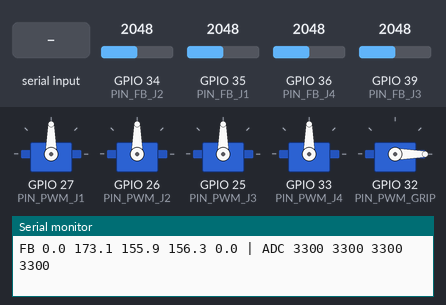
The sketch below on a simulated ESP32. Parts: 5 × servo, the last lines printed to the serial monitor. Inputs (shaded band) come from the test bench; at power-on: GPIO 34 (PIN_FB_J2) = 2048, GPIO 35 (PIN_FB_J1) = 2048, GPIO 36 (PIN_FB_J4) = 2048, GPIO 39 (PIN_FB_J3) = 2048 (analog values on the 0–4095 scale). EEPROM starts erased.

Above: at 1.7 s.
1.8 s: "SET 90 45 200 10 150\n" received over Serial
At 2.27 s:
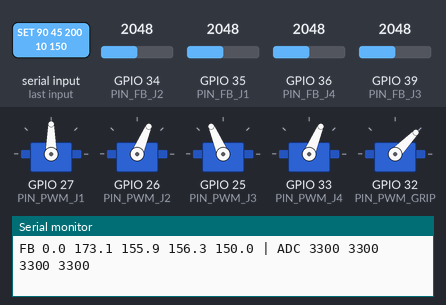
At 4.7 s:
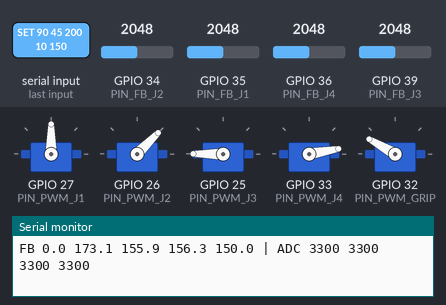
Timing chart, 0 to 6.2 s (numbered marks = the images above; inputs shaded):
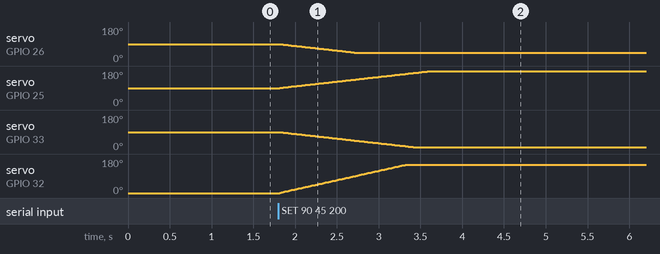

The sketch:

esp32_dualcore_controller.ino
```cpp
/*
  =============================================================================
  FIRMWARE ESP32 DUAL-CORE ĐIỀU KHIỂN ROBOT ARM ASSARM & TRẢ VỀ FEEDBACK ADC
  =============================================================================
  Phần cứng: ESP32-WROOM-32 (2 Core 240MHz, FreeRTOS)
  Nạp từ: Laptop hoặc Raspberry Pi 4B qua cáp Micro-USB / Type-C.

  PHÂN CHIA 2 CORE:
    - CORE 1 (ServoTask):
        + Nhận lệnh góc mong muốn từ Pi 4B / Laptop.
        + Xuất xung PWM 50 Hz điều khiển 5 servo (J1..J4 và Gripper).
        + Nội suy mượt mà từng chu kỳ 20ms tránh rung giật cơ cấu.
    - CORE 0 (FeedbackTask):
        + Đọc ADC 12-bit trên các chân hồi tiếp (oversampling 16 mẫu lọc nhiễu).
        + Tính toán điện áp Wiper (nhân tỷ số cầu chia áp 2.0).
        + Nội suy 2 đoạn (0° - 90° - 180°) ra góc feedback thực tế.
        + Truyền liên tục chuỗi Feedback UART lên Pi 4B/Laptop ở tần số 20 Hz.

  SƠ ĐỒ CHÂN (THEO sodonguyenly_calibservo CHUẨN):
    - Khớp 1 (TD8120MG):           PWM = GPIO27 (Pin 12) | Feedback = GPIO35 (Pin 7)
    - Khớp 2 (RDS3120MG):          PWM = GPIO26 (Pin 11) | Feedback = GPIO34 (Pin 6)
    - Khớp 3 (MG995):              PWM = GPIO25 (Pin 10) | Feedback = GPIO39 / SENSOR_VN (Pin 5)
    - Khớp 4 (MG995):              PWM = GPIO33 (Pin 9)  | Feedback = GPIO36 / SENSOR_VP (Pin 4)
    - Servo 5 (MG996R độ 360):     PWM = GPIO32 (Pin 8)  | Không có chân FB

  GIAO THỨC UART (115200 baud):
    - Lệnh từ Pi 4B gửi xuống: "SET <deg1> <deg2> <deg3> <deg4> <degGrip>\n"
    - ESP32 trả về liên tục:  "FB <deg1> <deg2> <deg3> <deg4> <degGrip> | ADC <mv1> <mv2> <mv3> <mv4> <mvGrip>\n"
  =============================================================================
*/

#include <Arduino.h>
#include <ESP32Servo.h>
#include <Preferences.h>

// ================== CẤU HÌNH CHÂN PHẦN CỨNG CHUẨN ==================
const int PIN_PWM_J1    = 27;  // IO27 (Pin 12)
const int PIN_PWM_J2    = 26;  // IO26 (Pin 11)
const int PIN_PWM_J3    = 25;  // IO25 (Pin 10)
const int PIN_PWM_J4    = 33;  // IO33 (Pin 9)
const int PIN_PWM_GRIP  = 32;  // IO32 (Pin 8) - Servo 5 (MG996R do 360, khong co FB)

const int PIN_FB_J1     = 35;  // IO35 (Pin 7)
const int PIN_FB_J2     = 34;  // IO34 (Pin 6)
const int PIN_FB_J3     = 39;  // SENSOR_VN (Pin 5)
const int PIN_FB_J4     = 36;  // SENSOR_VP (Pin 4)

const float RATIO_DIVIDER = 2.0f; // Cầu chia áp 47k + 47k = 2.0

// ================== KHỞI TẠO ĐỐI TƯỢNG VÀ BIẾN ==================
Servo servoJ1, servoJ2, servoJ3, servoJ4, servoGrip;
Preferences prefs;

// Biến góc lệnh mục tiêu (chia sẻ giữa 2 core, bảo vệ bằng Spinlock)
portMUX_TYPE targetMux = portMUX_INITIALIZER_UNLOCKED;
volatile float targetJ1 = 90.0f;    // Home = 90 độ (duỗi thẳng)
volatile float targetJ2 = 90.0f;
volatile float targetJ3 = 90.0f;
volatile float targetJ4 = 90.0f;
volatile float targetGrip = 0.0f;   // Gripper mở = 0 độ

// Biến góc feedback đo được
volatile float currentFbJ1 = 90.0f;
volatile float currentFbJ2 = 90.0f;
volatile float currentFbJ3 = 90.0f;
volatile float currentFbJ4 = 90.0f;
volatile float currentFbGrip = 0.0f;

volatile int currentAdcJ1 = 1600;
volatile int currentAdcJ2 = 3200;
volatile int currentAdcJ3 = 3300;
volatile int currentAdcJ4 = 3300;

// Bảng thông số hiệu chuẩn mặc định (sẽ nạp từ flash nếu có)
struct CalibData {
  int pMin;
  int pMax;
  int a0;
  int aMid;
  int a180;
};

// Thông số hiệu chuẩn thực tế sau khi đo đạc Calib
CalibData calJ1 = {590, 2500, 2958, 1894, 890};   // TD8120MG (đảo chiều: a0 > a180)
CalibData calJ2 = {500, 2420, 306,  1828, 3422};  // RDS3120MG
CalibData calJ3 = {500, 2500, 362,  2028, 3766};  // MG995 SV3
CalibData calJ4 = {500, 2500, 340,  2016, 3758};  // MG995 SV4

// ================== HÀM NỘI SUY 2 ĐOẠN (0 - 90 - 180) ==================
float mvToAngle(int mv, const CalibData& c, bool reversed = false) {
  float deg = 0.0f;
  if (!reversed) {
    if (mv <= c.aMid) {
      deg = (c.aMid == c.a0) ? 0.0f : (float)(mv - c.a0) * 90.0f / (float)(c.aMid - c.a0);
    } else {
      deg = (c.a180 == c.aMid) ? 90.0f : 90.0f + (float)(mv - c.aMid) * 90.0f / (float)(c.a180 - c.aMid);
    }
  } else {
    // Trường hợp servo đảo chiều (điện áp giảm khi góc tăng, vd TD8120MG)
    if (mv >= c.aMid) {
      deg = (c.a0 == c.aMid) ? 0.0f : (float)(c.a0 - mv) * 90.0f / (float)(c.a0 - c.aMid);
    } else {
      deg = (c.aMid == c.a180) ? 90.0f : 90.0f + (float)(c.aMid - mv) * 90.0f / (float)(c.aMid - c.a180);
    }
  }
  return constrain(deg, 0.0f, 180.0f);
}

// Đọc ADC trung bình 16 mẫu có oversampling
int readFilteredMv(int pin) {
  long sum = 0;
  for (int i = 0; i < 16; i++) {
    sum += analogReadMilliVolts(pin);
  }
  int pinMv = sum / 16;
  return (int)(pinMv * RATIO_DIVIDER); // Điện áp thực tế tại cần gạt wiper
}

// ===========================================================================
// CORE 0 TASK: ĐỌC SENSOR ADC LIÊN TỤC & TRUYỀN THÔNG TIN UART LÊN PI 4B/LAPTOP
// ===========================================================================
void TaskCore0_Feedback(void *pvParameters) {
  TickType_t xLastWakeTime = xTaskGetTickCount();
  const TickType_t xFrequency = pdMS_TO_TICKS(50); // Chu kỳ 50ms = 20 Hz (hoặc 20ms = 50Hz)

  for (;;) {
    // 1. Đọc điện áp Wiper từ 4 kênh ADC
    int mv1 = readFilteredMv(PIN_FB_J1);
    int mv2 = readFilteredMv(PIN_FB_J2);
    int mv3 = readFilteredMv(PIN_FB_J3);
    int mv4 = readFilteredMv(PIN_FB_J4);

    // 2. Nội suy ra góc feedback thực tế
    float fb1 = mvToAngle(mv1, calJ1, true);   // J1 đảo chiều
    float fb2 = mvToAngle(mv2, calJ2, false);
    float fb3 = mvToAngle(mv3, calJ3, false);
    float fb4 = mvToAngle(mv4, calJ4, false);

    portENTER_CRITICAL(&targetMux);
    currentFbJ1 = fb1;
    currentFbJ2 = fb2;
    currentFbJ3 = fb3;
    currentFbJ4 = fb4;
    currentAdcJ1 = mv1;
    currentAdcJ2 = mv2;
    currentAdcJ3 = mv3;
    currentAdcJ4 = mv4;
    float gripFb = targetGrip; // Gripper phản hồi theo lệnh nếu không có potentiometer
    portEXIT_CRITICAL(&targetMux);

    // 3. Gửi chuỗi telemetry qua cổng Serial lên Laptop hoặc Pi 4B
    // Cú pháp: FB <s1> <s2> <s3> <s4> <grip> | ADC <a1> <a2> <a3> <a4>
    Serial.printf("FB %.1f %.1f %.1f %.1f %.1f | ADC %d %d %d %d\n",
                  fb1, fb2, fb3, fb4, gripFb, mv1, mv2, mv3, mv4);

    vTaskDelayUntil(&xLastWakeTime, xFrequency);
  }
}

// Tự động nạp thông số hiệu chuẩn đã lưu từ các sketch calib (Preferences Flash)
void loadAllCalibFromFlash() {
  Preferences p;
  if (p.begin("td8120_s1", true)) {
    calJ1.pMin = p.getInt("pMin", calJ1.pMin);
    calJ1.pMax = p.getInt("pMax", calJ1.pMax);
    calJ1.a0   = p.getInt("a0", calJ1.a0);
    calJ1.aMid = p.getInt("aMid", calJ1.aMid);
    calJ1.a180 = p.getInt("a180", calJ1.a180);
    p.end();
  }
  if (p.begin("rds3120_s2", true)) {
    calJ2.pMin = p.getInt("pMin", calJ2.pMin);
    calJ2.pMax = p.getInt("pMax", calJ2.pMax);
    calJ2.a0   = p.getInt("a0", calJ2.a0);
    calJ2.aMid = p.getInt("aMid", calJ2.aMid);
    calJ2.a180 = p.getInt("aMax", calJ2.a180);
    p.end();
  }
  if (p.begin("mg995_s3", true)) {
    calJ3.pMin = p.getInt("pMin", calJ3.pMin);
    calJ3.pMax = p.getInt("pMax", calJ3.pMax);
    calJ3.a0   = p.getInt("a0", calJ3.a0);
    calJ3.aMid = p.getInt("aMid", calJ3.aMid);
    calJ3.a180 = p.getInt("aMax", calJ3.a180);
    p.end();
  }
  if (p.begin("mg995_s4", true)) {
    calJ4.pMin = p.getInt("pMin", calJ4.pMin);
    calJ4.pMax = p.getInt("pMax", calJ4.pMax);
    calJ4.a0   = p.getInt("a0", calJ4.a0);
    calJ4.aMid = p.getInt("aMid", calJ4.aMid);
    calJ4.a180 = p.getInt("aMax", calJ4.a180);
    p.end();
  }
}

// ===========================================================================
// CORE 1: ĐIỀU KHIỂN XUẤT PWM CHO 5 KHỚP SERVO (VÒNG LẶP CHÍNH CỦA ARDUINO)
// ===========================================================================
void setup() {
  Serial.begin(115200);
  delay(500);
  Serial.println(F("\n=================================================="));
  Serial.println(F(" ASSARM ESP32 DUAL-CORE FIRMWARE INITIALIZED"));
  Serial.println(F(" Core 1: Điều khiển PWM 50Hz cho 5 Servo"));
  Serial.println(F(" Core 0: Đọc ADC & Gửi Feedback UART 20Hz"));
  Serial.println(F("=================================================="));

  // Nạp thông số hiệu chuẩn thực tế từ Flash
  loadAllCalibFromFlash();
  Serial.printf("[CALIB S1] pMin=%d, pMax=%d, a0=%d, aMid=%d, a180=%d\n", calJ1.pMin, calJ1.pMax, calJ1.a0, calJ1.aMid, calJ1.a180);
  Serial.printf("[CALIB S2] pMin=%d, pMax=%d, a0=%d, aMid=%d, a180=%d\n", calJ2.pMin, calJ2.pMax, calJ2.a0, calJ2.aMid, calJ2.a180);
  Serial.printf("[CALIB S3] pMin=%d, pMax=%d, a0=%d, aMid=%d, a180=%d\n", calJ3.pMin, calJ3.pMax, calJ3.a0, calJ3.aMid, calJ3.a180);
  Serial.printf("[CALIB S4] pMin=%d, pMax=%d, a0=%d, aMid=%d, a180=%d\n", calJ4.pMin, calJ4.pMax, calJ4.a0, calJ4.aMid, calJ4.a180);

  // Cấu hình ADC chân ESP32
  analogReadResolution(12);
  analogSetAttenuation(ADC_11db); // Dải đo 0 - 3.1V

  // Cấp phát chân PWM cho ESP32Servo
  ESP32PWM::allocateTimer(0);
  ESP32PWM::allocateTimer(1);
  ESP32PWM::allocateTimer(2);
  ESP32PWM::allocateTimer(3);

  servoJ1.setPeriodHertz(50);
  servoJ2.setPeriodHertz(50);
  servoJ3.setPeriodHertz(50);
  servoJ4.setPeriodHertz(50);
  servoGrip.setPeriodHertz(50);

  // Gắn chân servo với xung calib min/max
  servoJ1.attach(PIN_PWM_J1, calJ1.pMin, calJ1.pMax);
  servoJ2.attach(PIN_PWM_J2, calJ2.pMin, calJ2.pMax);
  servoJ3.attach(PIN_PWM_J3, calJ3.pMin, calJ3.pMax);
  servoJ4.attach(PIN_PWM_J4, calJ4.pMin, calJ4.pMax);
  servoGrip.attach(PIN_PWM_GRIP, 500, 2500);

  // Đưa về vị trí Home (90 độ cho 4 servo tay, 0 độ cho gripper)
  servoJ1.write(90);
  servoJ2.write(90);
  servoJ3.write(90);
  servoJ4.write(90);
  servoGrip.write(0);

  // Tạo tác vụ FreeRTOS chạy trên Core 0 cho việc đọc Sensor & UART
  xTaskCreatePinnedToCore(
    TaskCore0_Feedback,   // Tên hàm tác vụ
    "FeedbackTask",       // Tên hiển thị
    4096,                 // Stack size
    NULL,                 // Tham số
    1,                    // Mức ưu tiên
    NULL,                 // Task handle
    0                     // Gán cố định vào CPU Core 0!
  );
}

float actualJ1 = 90.0f;
float actualJ2 = 90.0f;
float actualJ3 = 90.0f;
float actualJ4 = 90.0f;
float actualGrip = 0.0f;

float rampTo(float current, float target, float maxDelta) {
  if (fabs(target - current) <= maxDelta) return target;
  return current + (target > current ? maxDelta : -maxDelta);
}

void loop() {
  // 1. Nhận chuỗi lệnh từ Serial (Pi 4B / Laptop)
  // Cú pháp: "SET <deg1> <deg2> <deg3> <deg4> <degGrip>"
  if (Serial.available()) {
    String cmd = Serial.readStringUntil('\n');
    cmd.trim();
    if (cmd.startsWith("SET")) {
      float t1, t2, t3, t4, tg;
      int matched = sscanf(cmd.c_str(), "SET %f %f %f %f %f", &t1, &t2, &t3, &t4, &tg);
      if (matched >= 4) {
        portENTER_CRITICAL(&targetMux);
        targetJ1 = constrain(t1, 0.0f, 180.0f);
        targetJ2 = constrain(t2, 0.0f, 180.0f);
        targetJ3 = constrain(t3, 0.0f, 180.0f);
        targetJ4 = constrain(t4, 0.0f, 180.0f);
        if (matched >= 5) {
          targetGrip = constrain(tg, 0.0f, 180.0f); // Cho phép góc kẹp linh hoạt 0 - 180 độ
        }
        portEXIT_CRITICAL(&targetMux);
      }
    }
  }

  // 2. Bộ lọc nội suy làm mượt vi phân (Slew-rate Ramp) 50Hz (mỗi 20ms)
  // Tối đa 1.0 độ mỗi 20ms (~50 độ/giây) -> Triệt tiêu hoàn toàn giật rung cơ học
  const float MAX_STEP_ARM = 1.0f;  // độ / 20ms
  const float MAX_STEP_GRIP = 2.0f;

  actualJ1 = rampTo(actualJ1, targetJ1, MAX_STEP_ARM);
  actualJ2 = rampTo(actualJ2, targetJ2, MAX_STEP_ARM);
  actualJ3 = rampTo(actualJ3, targetJ3, MAX_STEP_ARM);
  actualJ4 = rampTo(actualJ4, targetJ4, MAX_STEP_ARM);
  actualGrip = rampTo(actualGrip, targetGrip, MAX_STEP_GRIP);

  servoJ1.write((int)round(actualJ1));
  servoJ2.write((int)round(actualJ2));
  servoJ3.write((int)round(actualJ3));
  servoJ4.write((int)round(actualJ4));
  servoGrip.write((int)round(actualGrip));

  delay(20); // Chu kỳ điều khiển 20ms = 50 Hz chuẩn PWM servo
}
```

Measured:
- after the input at 1.8 s, servo on GPIO 26 (PIN_PWM_J2): moves from 90° to 45° over 0.89 s, starting at once; servo on GPIO 25 (PIN_PWM_J3): moves from 90° to 180° over 1.8 s, starting at once
